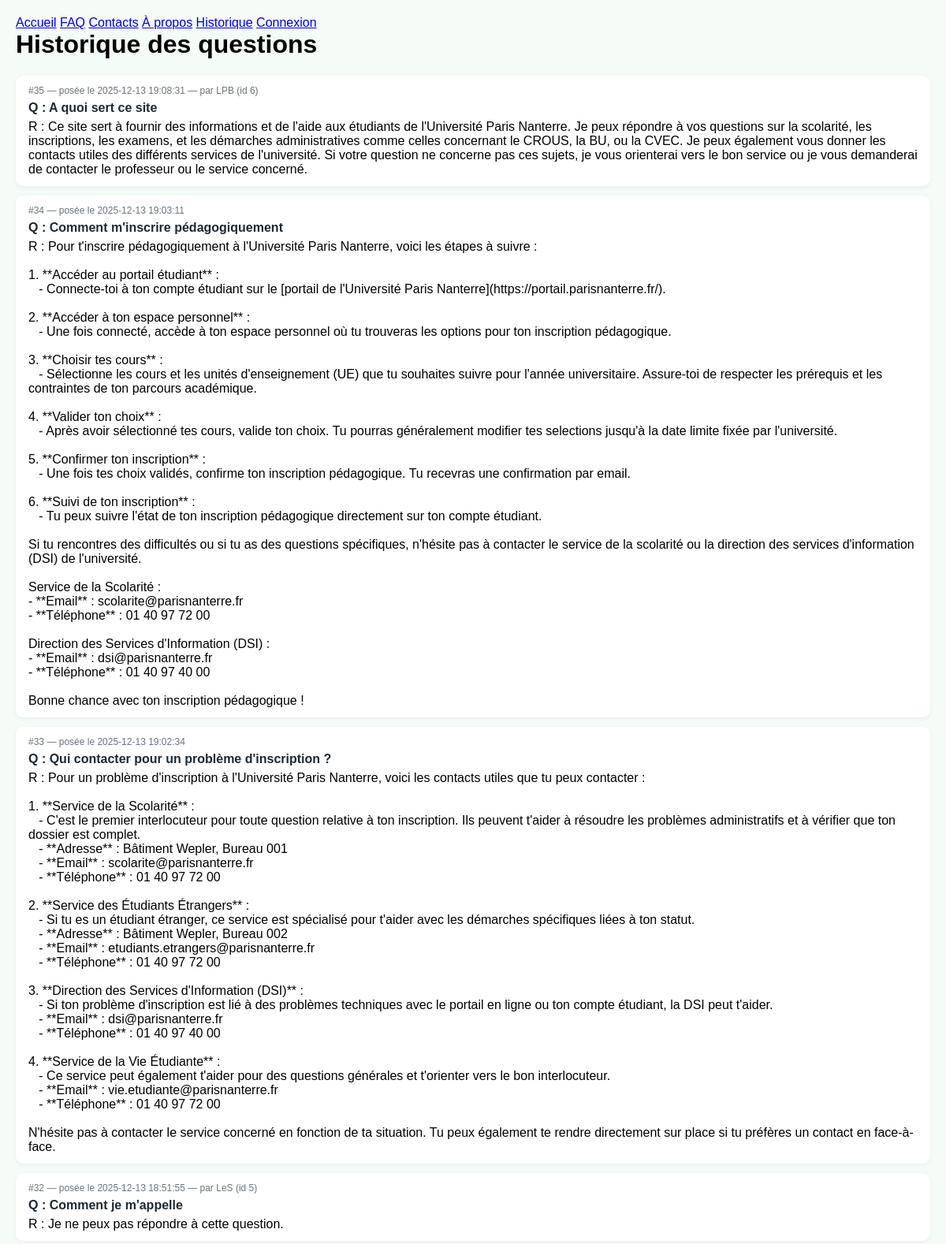
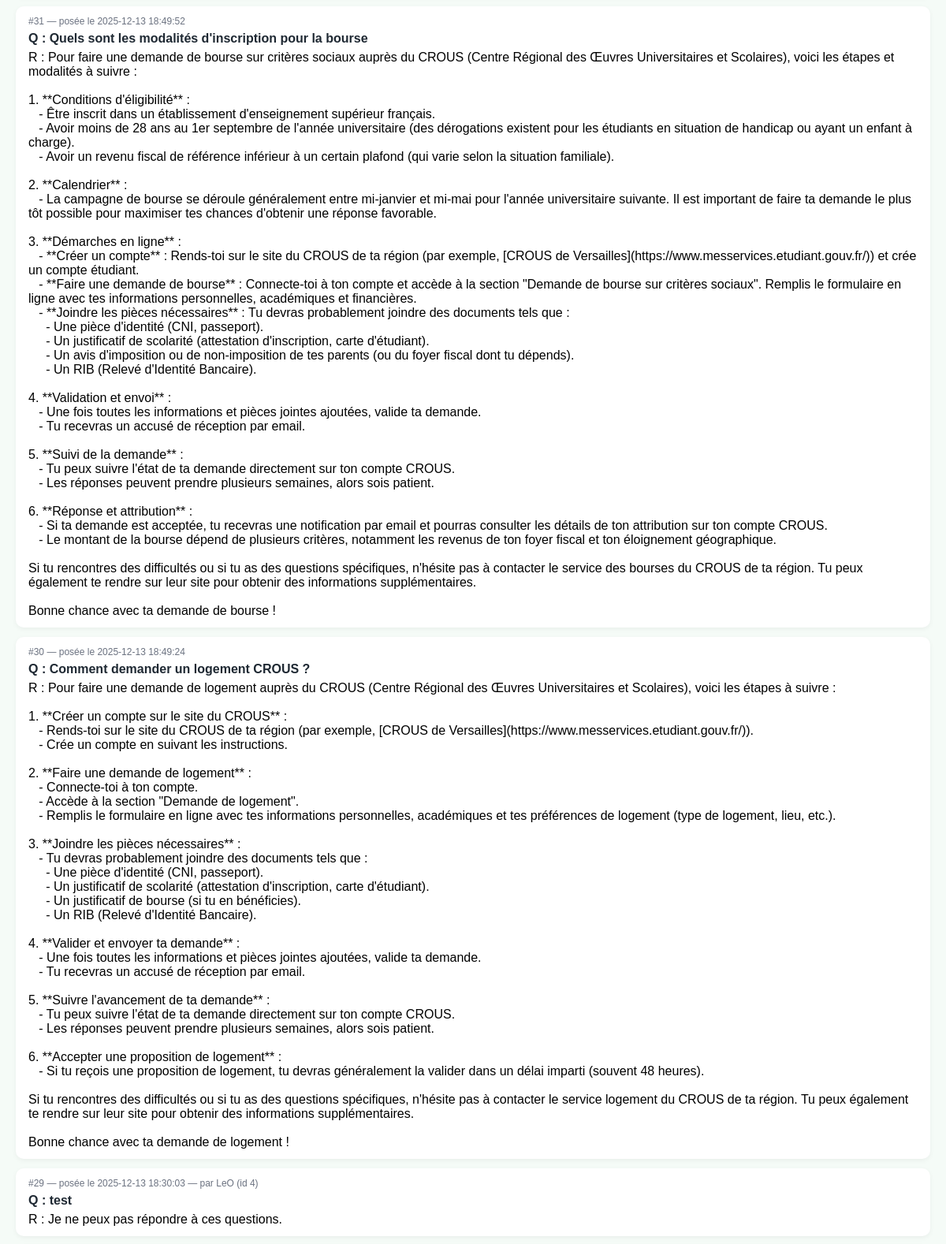
The app's page /history (upper part) with its own data (2 pictures, top to bottom).
### tables this page shows
CREATE TABLE users (
    id INTEGER PRIMARY KEY AUTOINCREMENT,
    username TEXT UNIQUE NOT NULL,
    password_hash TEXT NOT NULL
);

CREATE TABLE questions (
        id INTEGER PRIMARY KEY AUTOINCREMENT,
        texte TEXT NOT NULL,
        date_pose DATETIME DEFAULT CURRENT_TIMESTAMP,
        utilisateur_id INTEGER,
        FOREIGN KEY(utilisateur_id) REFERENCES utilisateurs(id)
    );

CREATE TABLE reponses (
        id INTEGER PRIMARY KEY AUTOINCREMENT,
        texte TEXT NOT NULL,
        date_reponse DATETIME DEFAULT CURRENT_TIMESTAMP,
        question_id INTEGER NOT NULL,
        source TEXT DEFAULT 'IA',      -- 'IA', 'document', 'contact', etc.
        score_confiance REAL,
        FOREIGN KEY(question_id) REFERENCES questions(id)
    );

### app.py (the view)
@app.route("/history")
def history():
    conn = get_db()
    cur = conn.cursor()
    cur.execute("""
    SELECT q.id,
           q.texte AS question,
           q.date_pose,
           r.texte AS reponse,
           u.username,
           u.id AS user_id
    FROM questions q
    LEFT JOIN reponses r ON r.question_id = q.id
    LEFT JOIN users u ON u.id = q.utilisateur_id
    ORDER BY q.date_pose DESC
    """)
    rows = cur.fetchall()
    print("DEBUG history, nb lignes :", len(rows))
    return render_template("history.html", interactions=rows)

### app.py (called while the page is built)
def get_db():
    print("DEBUG DB_PATH =", DB_PATH)
    conn = sqlite3.connect(DB_PATH)
    conn.row_factory = sqlite3.Row
    return conn

### templates/history.html (shortened to what this page needs)
<!doctype html>
<html lang="fr">
<head>
</head>
<header>
 <nav>
        <a href="/">Accueil</a>
        <a href="/faq">FAQ</a>
        <a href="/contact">Contacts</a>
        <a href="/about">À propos</a>
        <a href="/history">Historique</a>
        {% if session.get("user_id") %}
  <a href="/logout">Déconnexion</a>
{% else %}
  <a href="/login">Connexion</a>
{% endif %}
      </nav>
    </header>
<body>
  <h1>Historique des questions</h1>
  {% for it in interactions %}
    <div class="item">
      <div class="meta">
  #{{ it["id"] }} — posée le {{ it["date_pose"] }}
  {% if it["username"] %}
    — par {{ it["username"] }} (id {{ it["user_id"] }})
  {% endif %}
</div>
      <div class="q">Q : {{ it["question"] }}</div>
      <div class="r">R : {{ it["reponse"] }}</div>
    </div>
  {% else %}
    <p>Aucune interaction enregistrée pour le moment.</p>
  {% endfor %}
</body>
</html>

### templates/history.html (style rules this page uses)
body { font-family:Arial, sans-serif;background:#f5fbf7;margin:0;padding:20px; }
h1 { margin-top:0; }
.item { background:#fff;border-radius:10px;padding:12px 16px;margin-bottom:12px; box-shadow:0 2px 6px rgba(0,0,0,0.05); }
.q { font-weight:bold;color:#1f2933; }
.meta { font-size:12px;color:#6b7280;margin-bottom:6px; }
.r { margin-top:6px;white-space:pre-wrap; }

### records on screen
users: id "35", date_pose "2025-12-13 19:08:31", username "LPB", user_id "6", question "A quoi sert ce site", reponse "Ce site sert à fournir des informations et de l'aide aux étudiants de l'Université Paris Nanterre. Je peux répondre à vos questions sur la scolarité, les inscriptions, les examens, et les démarches administratives comme celles concernant le CROUS, la BU, ou la CVEC. Je peux également vous donner les contacts utiles des différents services de l'université. Si votre question ne concerne pas ces sujets, je vous orienterai vers le bon service ou je vous demanderai de contacter le professeur ou le service concerné."
reponses: id "34", date_pose "2025-12-13 19:03:11", question "Comment m'inscrire pédagogiquement", reponse "Pour t'inscrire pédagogiquement à l'Université Paris Nanterre, voici les étapes à suivre : 1. **Accéder au portail étudiant** : - Connecte-toi à ton compte étudiant sur le [portail de l'Université Paris Nanterre](https://portail.parisnanterre.fr/). 2. **Accéder à ton espace personnel** : - Une fois connecté, accède à ton espace personnel où tu trouveras les options pour ton inscription pédagogique. 3. **Choisir tes cours** : - Sélectionne les cours et les unités d'enseignement (UE) que tu souhaites suivre pour l'année universitaire. Assure-toi de respecter les prérequis et les contraintes de ton parcours académique. 4. **Valider ton choix** : - Après avoir sélectionné tes cours, valide ton…"
reponses: id "33", date_pose "2025-12-13 19:02:34", question "Qui contacter pour un problème d'inscription ?", reponse "Pour un problème d'inscription à l'Université Paris Nanterre, voici les contacts utiles que tu peux contacter : 1. **Service de la Scolarité** : - C'est le premier interlocuteur pour toute question relative à ton inscription. Ils peuvent t'aider à résoudre les problèmes administratifs et à vérifier que ton dossier est complet. - **Adresse** : Bâtiment Wepler, Bureau 001 - **Email** : scolarite@parisnanterre.fr - **Téléphone** : 01 40 97 72 00 2. **Service des Étudiants Étrangers** : - Si tu es un étudiant étranger, ce service est spécialisé pour t'aider avec les démarches spécifiques liées à ton statut. - **Adresse** : Bâtiment Wepler, Bureau 002 - **Email** :…"
users: id "32", date_pose "2025-12-13 18:51:55", username "LeS", user_id "5", question "Comment je m'appelle", reponse "Je ne peux pas répondre à cette question."
reponses: id "31", date_pose "2025-12-13 18:49:52", question "Quels sont les modalités d'inscription pour la bourse", reponse "Pour faire une demande de bourse sur critères sociaux auprès du CROUS (Centre Régional des Œuvres Universitaires et Scolaires), voici les étapes et modalités à suivre : 1. **Conditions d'éligibilité** : - Être inscrit dans un établissement d'enseignement supérieur français. - Avoir moins de 28 ans au 1er septembre de l'année universitaire (des dérogations existent pour les étudiants en situation de handicap ou ayant un enfant à charge). - Avoir un revenu fiscal de référence inférieur à un certain plafond (qui varie selon la situation familiale). 2. **Calendrier** : - La campagne de bourse se déroule généralement entre mi-janvier et mi-mai pour l'année universitaire suivante. Il est…"
reponses: id "30", date_pose "2025-12-13 18:49:24", question "Comment demander un logement CROUS ?", reponse "Pour faire une demande de logement auprès du CROUS (Centre Régional des Œuvres Universitaires et Scolaires), voici les étapes à suivre : 1. **Créer un compte sur le site du CROUS** : - Rends-toi sur le site du CROUS de ta région (par exemple, [CROUS de Versailles](https://www.messervices.etudiant.gouv.fr/)). - Crée un compte en suivant les instructions. 2. **Faire une demande de logement** : - Connecte-toi à ton compte. - Accède à la section \"Demande de logement\". - Remplis le formulaire en ligne avec tes informations personnelles, académiques et tes préférences de logement (type de logement, lieu, etc.). 3. **Joindre les pièces nécessaires** : - Tu devras probablement joindre des documents…"
users: id "29", date_pose "2025-12-13 18:30:03", username "LeO", user_id "4", question "test", reponse "Je ne peux pas répondre à ces questions."
